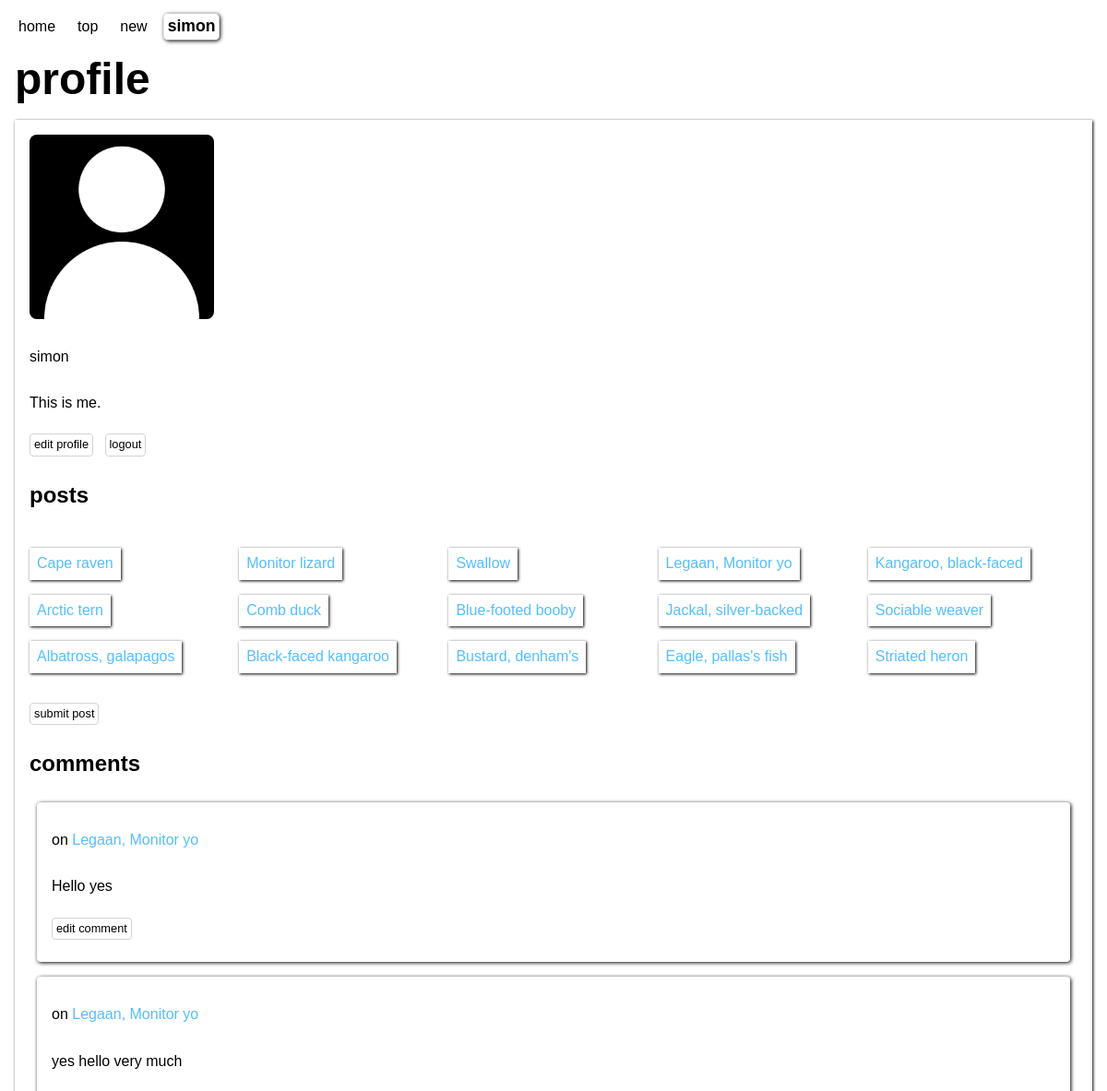
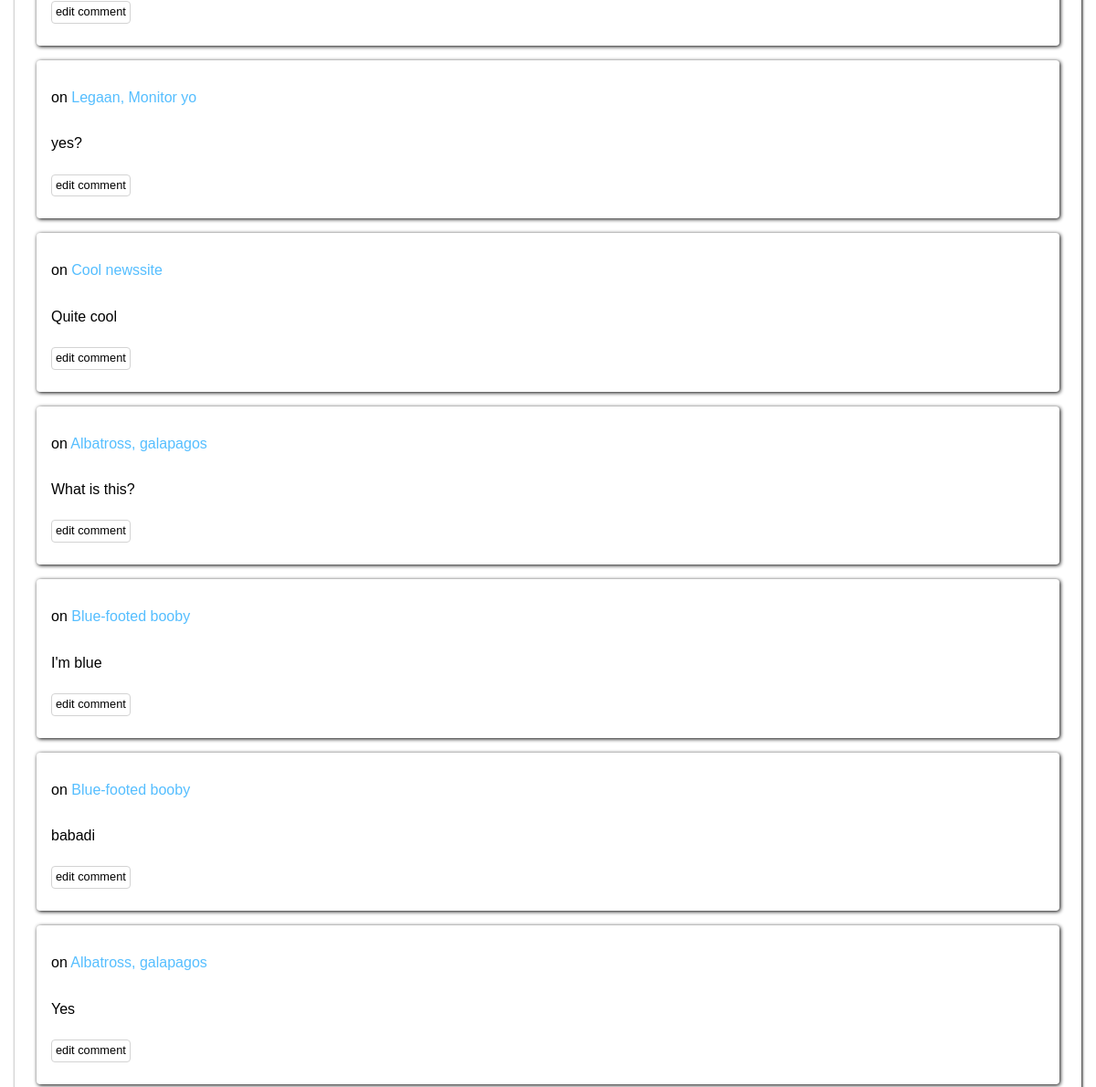
The app's page /profile.php (signed in) with its own data (2 pictures, top to bottom).
### tables this page shows
CREATE TABLE posts (
	id INTEGER NOT NULL PRIMARY KEY AUTOINCREMENT UNIQUE,
	user_id INTEGER NOT NULL,
	title VARCHAR NOT NULL,
	description VARCHAR NOT NULL,
	url VARCHAR NOT NULL,
	creation_time DATETIME NOT NULL
);

CREATE TABLE comments (
	id INTEGER NOT NULL PRIMARY KEY AUTOINCREMENT UNIQUE,
	post_id INTEGER NOT NULL,
	user_id INTEGER NOT NULL,
	comment VARCHAR NOT NULL,
	reply INTEGER,
	creation_time DATETIME NOT NULL
);

### app/functions.php (called while the page is built, shortened)
<?php
function fetchUserPosts(int $userId, PDO $db): ?array
{
    $stmnt = $db->prepare("SELECT * FROM posts WHERE user_id = :user_id");
    $stmnt->bindParam("user_id", $userId, PDO::PARAM_INT);
    $stmnt->execute();
    $results = $stmnt->fetchAll(PDO::FETCH_ASSOC);
    return $results;
}
function fetchUserComments(int $userId, PDO $db): ?array
{
    $stmnt = $db->prepare("SELECT * FROM comments WHERE user_id = :user_id");
    $stmnt->bindParam(":user_id", $userId, PDO::PARAM_INT);
    $stmnt->execute();
    $results = $stmnt->fetchAll(PDO::FETCH_ASSOC);
    return $results;
}
function fetchPostTitle(int $postId, PDO $db): ?string
{
    $stmnt = $db->prepare("SELECT title FROM posts WHERE id = :id;");
    $stmnt->bindParam(":id", $postId, PDO::PARAM_INT);
    $stmnt->execute();
    $result = $stmnt->fetch(PDO::FETCH_ASSOC);
    return $result['title'];
}

### profile.php (the view, shortened to what this page needs)
<?php
require __DIR__ . '/app/autoload.php';
require __DIR__ . '/views/header.php';
if (!userLoggedIn()) {
    header("location: /");
    exit;
} else {
    $userPosts = fetchUserPosts($_SESSION['user']['id'], $db);
    $userComments = fetchUserComments($_SESSION['user']['id'], $db);
}
?>
<main>
    <h1>profile</h1>
    <section class="profile">
        <?php if (!isset($_SESSION['user']['image_url'])) : ?>
            <img src="/assets/images/no-image.png" alt="no profile picture selected">
        <?php else : ?>
            <img src="<?= $_SESSION['user']['image_url'] ?>" alt="profile picture">
        <?php endif; ?>
        <p><?= $_SESSION['user']['user_name'] ?></p>
        <p><?= $_SESSION['user']['bio'] ?></p>
        <div class="button-group">
            <a class="button" href="/edit.php?edit=profile">edit profile</a>
            <a class="button" href="/app/users/logout.php">logout</a>
        </div>
        <?php if (isset($userPosts)) : ?>
            <h2>posts</h2>
            <ul class="user-posts">
                <?php foreach ($userPosts as $userPost) : ?>
                    <li>
                        <a href="/view.php?view=post&post_id=<?= $userPost['id'] ?>"><?= $userPost['title'] ?></a>
                    </li>
                <?php endforeach; ?>
            </ul>
            <a class="button" href="submit.php">submit post</a>
        <?php else : ?>
            <h2>no posts</h2>
            <a class="button" href="submit.php">submit post</a>
        <?php endif; ?>
        <?php if (isset($userComments)) : ?>
            <h2>comments</h2>
            <?php foreach ($userComments as $userComment) : ?>
                <div class="comment">
                    <p>on
                        <a href="/view.php?view=post&post_id=<?= $userComment['post_id'] ?>">
                            <?= fetchPostTitle((int)$userComment['post_id'], $db) ?>
                        </a>
                    </p>
                    <p><?= $userComment['comment'] ?></p>
                    <a class="button" href="/edit.php?edit=comment&comment_id=<?= $userComment['id'] ?>">edit comment</a>
                </div>
            <?php endforeach; ?>
        <?php else : ?>
            <h2>no comments</h2>
        <?php endif; ?>
    </section>
</main>
<?php
require __DIR__ . '/views/footer.php';
?>

### assets/css/style.css (style rules this page uses)
:root { --blue: rgb(85, 190, 255); --orange: coral; }
body { margin: 16px; font-family: sans-serif; }
a { text-decoration: none; color: rgb(85, 190, 255); }
h1 { font-size: 3rem; margin-top: 8px; margin-bottom: 16px; }
button, .button { color: black; display: inline-block; width: fit-content; height: fit-content; font-size: 0.8rem; padding: 4px; margin: 8px 8px 8px 0px; background-color: rgba(0, 0, 0, 0); border-radius: 4px; border: 0.5px lightgray solid; cursor: pointer; transition: all 0.1s ease-in-out; }
div.comment { display: flex; flex-direction: column; margin: 8px; padding: 16px; box-shadow: 1px 1px 4px; border-radius: 4px; }
section.profile { display: flex; flex-direction: column; padding: 16px; box-shadow: 1px 1px 3px; }
section.profile img { width: 200px; height: 200px; margin: 0px 0px 16px 0px; border-radius: 8px; object-fit: cover; }
ul.user-posts { list-style-type: none; display: grid; grid-template-columns: repeat(auto-fit, minmax(200px, 1fr)); padding: 0px; }
ul.user-posts li { width: fit-content; padding: 8px; margin: 8px 8px 8px 0px; box-shadow: 1px 1px 3px; transition: transform 0.1s ease-in-out; }

### records on screen
posts: title "Cape raven"
posts: title "Monitor lizard"
posts: title "Swallow"
posts: title "Legaan, Monitor yo"
posts: title "Kangaroo, black-faced"
posts: title "Arctic tern"
posts: title "Comb duck"
posts: title "Blue-footed booby"
posts: title "Jackal, silver-backed"
posts: title "Sociable weaver"
posts: title "Albatross, galapagos"
posts: title "Black-faced kangaroo"
posts: title "Bustard, denham's"
posts: title "Eagle, pallas's fish"
posts: title "Striated heron"
comments: post.title "Legaan, Monitor yo", comment "Hello yes"
comments: post.title "Legaan, Monitor yo", comment "yes hello very much"
comments: post.title "Legaan, Monitor yo", comment "yes?"
comments: post.title "Cool newssite", comment "Quite cool"
comments: post.title "Albatross, galapagos", comment "What is this?"
comments: post.title "Blue-footed booby", comment "I'm blue"
comments: post.title "Blue-footed booby", comment "babadi"
comments: post.title "Albatross, galapagos", comment "Yes"

### other values on screen
$_SESSION['user']['user_name'] "simon"
$_SESSION['user']['bio'] "This is me."
